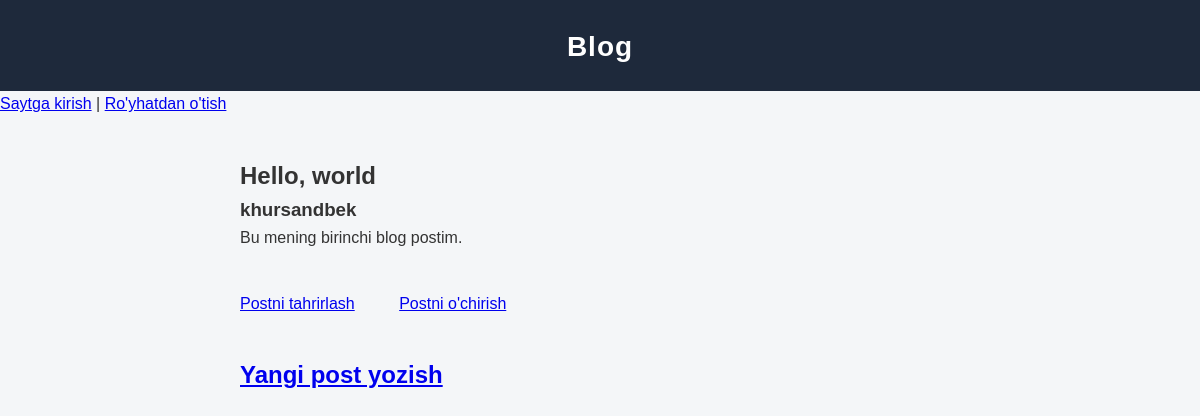
The app's page /post/1/ with its own data.
### blog/models.py (models this page shows, shortened)
class Post(models.Model):
    title = models.CharField(max_length=200)
    author = models.ForeignKey(
        'auth.User',
        on_delete=models.CASCADE
    )
    body = models.TextField()

### blog/views.py (the view)
# urls.py: path('post/<int:pk>/', BlogDetailView.as_view(), name='post_detail'),
class BlogDetailView(DetailView):
    model = Post
    template_name = 'post_detail.html'

### templates/post_detail.html
{% extends 'base.html' %}
{% block content %}
    <div class="post-entry">
      <h2>{{ post.title }}</h2>
      <h3>{{ post.author }}</h3>
      <p>{{ post.body }}</p>
    </div>
    <a href="{% url 'post_edit' post.pk %}">Postni tahrirlash</a>
    <a href="{% url 'post_delete' post.pk %}">Postni o'chirish</a>
{% endblock content %}

### static/css/base.css (style rules this page uses)
* { margin: 0; padding: 0; box-sizing: border-box; }
body { font-family: Arial, Helvetica, sans-serif; background-color: #f4f6f8; color: #333; line-height: 1.6; }
div, footer, footer > h2, div > a { max-width: 800px; margin: 40px auto; padding: 0 20px; }

### records on screen
Post: title "Hello, world", author "khursandbek", body "Bu mening birinchi blog postim."
